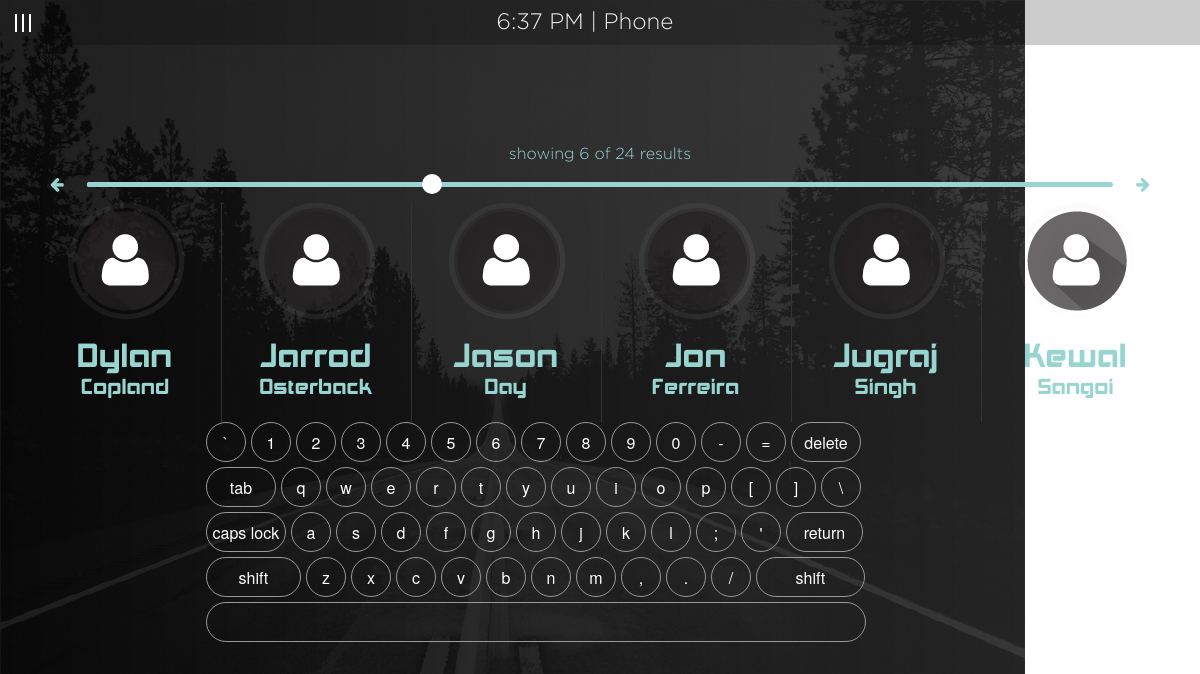
The page /index.php/phone/contactView/6 on the database its author committed.
### tables this page shows
CREATE TABLE tbl_contacts (
  contacts_id smallint(4) unsigned NOT NULL,
  contacts_fname varchar(150) NOT NULL,
  contacts_lname varchar(150) NOT NULL,
  contacts_img varchar(150) NOT NULL DEFAULT 'user_icon.png'
);

### index.php (called while the page is built, shortened)
<?php
require_once BASEPATH.'core/CodeIgniter.php';

### application/models/Dash_model.php (called while the page is built, shortened)
<?php
class Dash_model extends CI_Model {
	public function contacts($q,$limit, $offset){
		$this->db->order_by('contacts_fname');
		$sql = $this->db->get('tbl_contacts', $limit, $offset);
		return $sql->result_array();
	}
}

### application/views/phoneCenter/search.php (the view)
<div id="topClock" class="text-center"><span id="topClockTime"></span> | <?php echo $title;?></div>
<div id="container">
	<a href="<?php echo base_url()."index.php/phone";?>"><img class="close" src="<?php echo base_url()."images/close_icon.png";?>"></a>
    <textarea class="search" id="write"></textarea>
    <p class="text-center totalContact">showing <span id="showing">6</span> of <span id="total">24</span> results</p>
    <?php echo $this->pagination->create_links();?>
    <input id="resultSlider" type="range" min="1" value="1" max="4">
    <ul id="searchResults" class="small-block-grid-6 columns contacts">
        <?php foreach($contacts as $contact):?>
    		<li class="contact"><img class="navPic profPic" src="<?php echo base_url().'images/'.$contact['contacts_img'];?>"><h2 class="contactName"><?php echo $contact['contacts_fname'];?></h2><p class="contactName"><?php echo $contact['contacts_lname'];?></p></li>
        <?php endforeach;?>
    </ul>
<div class="keyboard large-centered columns">
	<ul id="keyboard" class="key ">
        <li class="symbol"><span class="off">`</span><span class="on">~</span></li>
        <li id="1" class="symbol"><span class="off">1</span><span class="on">!</span></li>
        <li id="2" class="symbol"><span class="off">2</span><span class="on">@</span></li>
        <li id="3" class="symbol"><span class="off">3</span><span class="on">#</span></li>
        <li id="4" class="symbol"><span class="off">4</span><span class="on">$</span></li>
        <li id="5" class="symbol"><span class="off">5</span><span class="on">%</span></li>
        <li id="6" class="symbol"><span class="off">6</span><span class="on">^</span></li>
        <li id="7" class="symbol"><span class="off">7</span><span class="on">&amp;</span></li>
        <li id="8" class="symbol"><span class="off">8</span><span class="on">*</span></li>
        <li id="9" class="symbol"><span class="off">9</span><span class="on">(</span></li>
        <li id="0" class="symbol"><span class="off">0</span><span class="on">)</span></li>
        <li class="symbol"><span class="off">-</span><span class="on">_</span></li>
        <li class="symbol"><span class="off">=</span><span class="on">+</span></li>
        <li id="del" class="delete lastitem">delete</li>
        <li class="tab">tab</li>
        <li id="q" class="letter">q</li>
        <li id="w" class="letter">w</li>
        <li id="e" class="letter">e</li>
        <li id="r" class="letter">r</li>
        <li id="t" class="letter">t</li>
        <li id="y" class="letter">y</li>
        <li id="u" class="letter">u</li>
        <li id="i" class="letter">i</li>
        <li id="o" class="letter">o</li>
        <li id="p" class="letter">p</li>
        <li class="symbol"><span class="off">[</span><span class="on">{</span></li>
        <li class="symbol"><span class="off">]</span><span class="on">}</span></li>
        <li class="symbol lastitem"><span class="off">\</span><span class="on">|</span></li>
        <li class="capslock">caps lock</li>
        <li id="a" class="letter">a</li>
        <li id="s" class="letter">s</li>
        <li id="d" class="letter">d</li>
        <li id="f" class="letter">f</li>
        <li id="g" class="letter">g</li>
        <li id="h" class="letter">h</li>
        <li id="j" class="letter">j</li>
        <li id="k" class="letter">k</li>
        <li id="l" class="letter">l</li>
        <li class="symbol"><span class="off">;</span><span class="on">:</span></li>
        <li class="symbol"><span class="off">'</span><span class="on">&quot;</span></li>
        <li class="return lastitem">return</li>
        <li class="left-shift">shift</li>
        <li id="z" class="letter">z</li>
        <li id="x" class="letter">x</li>
        <li id="c" class="letter">c</li>
        <li id="v" class="letter">v</li>
        <li id="b" class="letter">b</li>
        <li id="n" class="letter">n</li>
        <li id="m" class="letter">m</li>
        <li class="symbol"><span class="off">,</span><span class="on">&lt;</span></li>
        <li class="symbol"><span class="off">.</span><span class="on">&gt;</span></li>
        <li class="symbol"><span class="off">/</span><span class="on">?</span></li>
        <li class="right-shift lastitem">shift</li>
        <li class="space lastitem">&nbsp;</li>
    </ul>
</div>
</div>

### css/main.css (style rules this page uses)
body { background: url('../images/background.png') no-repeat; }
h2 { color: #f1f1f2; }
p, a { color: #98d5d1; margin-bottom: 0; font-family: 'Gotham'; }
.profPic { width: 118px; -moz-border-radius: 59px !important; -webkit-border-radius: 59px !important; }
.profPic, .navPic { display: block; margin: 0 auto; }
#topClock { width: 100%; height: 45px; background-color: rgba(255,255,255,0.5); margin-left: 45px; padding-top: 5px; padding-right: 120px; background-color: rgba(0,0,0,0.2); font-size: 1.4em; color: #f1f1f2; font-family: 'Gotham'; font-weight: 100; }
.contacts { width: 100%; margin-left: 1px; }
.contacts li { border-left: 1px solid #333333; height: 100%; }
.contacts li:first-child { border:none; }
.contactName { font-family: 'akashiregular'; color: #98d5d1; text-align: center; padding: 0; }
#searchResults { height: 220px; }
#resultSlider { -webkit-appearance: none; display: block; margin: 15px auto; width: 90%; border-radius: 10px; }
h2.contactName { font-size: 2em; margin: 0; padding-top: 20px; line-height: 1em; }
p.contactName { font-size: 1.3em; padding-top: 5px; line-height: 1em; }
.close { width: 60px; position: absolute; right: 50px; top: 80px; z-index: 99; }
#container { margin: 30px auto 0; width: 95%; }
#write { resize: none; box-shadow: none; font-family: 'akashiregular'; font-size: 2.3125rem; color: #98d5d1; letter-spacing: 5px; text-align: center; background:transparent; border: none; -moz-border-radius: 5px; -webkit-border-radius: 5px; }
#keyboard { margin: 0 auto; display: block; width: 71%; padding: 0; list-style: none; margin-top: 10px; }
#keyboard li { float: left; margin: 0 5px 5px 0; width: 40px; height: 40px; line-height: 40px; text-align: center; background: transparent; color: #fff;-moz-border-radius: 20px; -webkit-border-radius: 20px; border: 1px solid #999999; }
.capslock, .tab, .left-shift { clear: both; }
#keyboard .tab, #keyboard .delete { width: 70px; }
#keyboard .capslock { width: 80px; }
#keyboard .return { width: 77px; }
#keyboard .left-shift { width: 95px; }
#keyboard .right-shift { width: 109px; }
.lastitem { margin-right: 0; }
#keyboard .space { clear: left; width: 660px; }

### rows shown on the page
tbl_contacts: contacts_img (picture), contacts_fname "Dylan", contacts_lname "Copland"
tbl_contacts: contacts_img (picture), contacts_fname "Jarrod", contacts_lname "Osterback"
tbl_contacts: contacts_img (picture), contacts_fname "Jason", contacts_lname "Day"
tbl_contacts: contacts_img (picture), contacts_fname "Jon", contacts_lname "Ferreira"
tbl_contacts: contacts_img (picture), contacts_fname "Jugraj", contacts_lname "Singh"
tbl_contacts: contacts_img (picture), contacts_fname "Kewal", contacts_lname "Sangoi"

### other values the page prints
$title "Phone"
